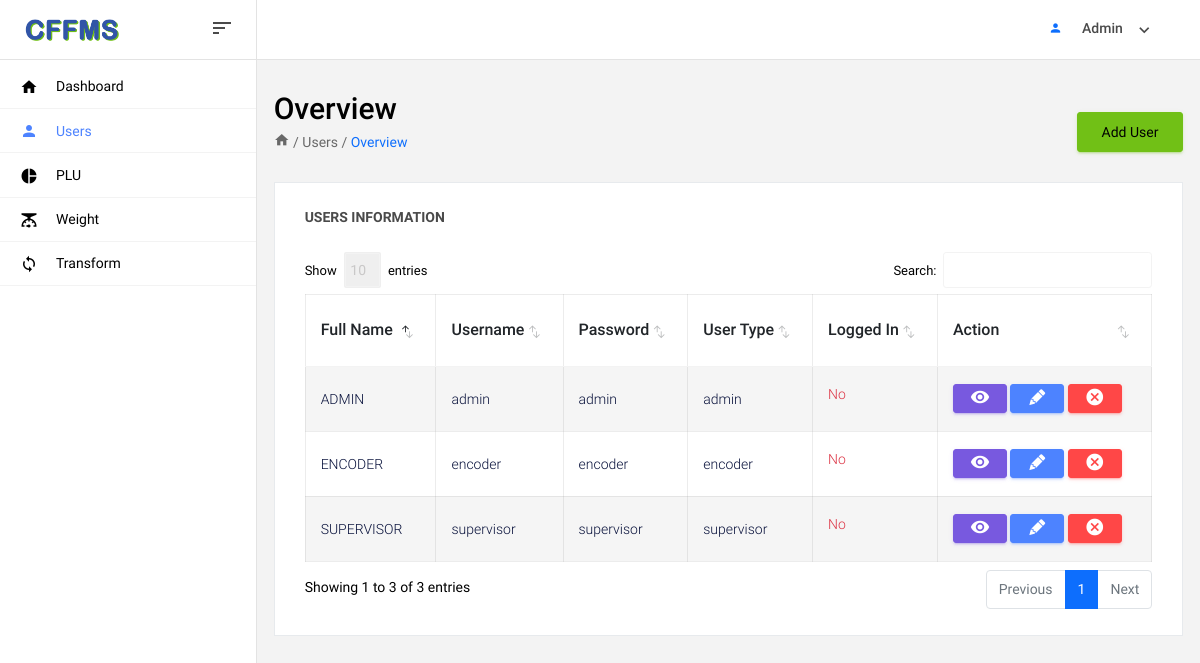
Page /users.php (signed in) on the committed database.
### tables this page shows
CREATE TABLE `user` (
  `id` int(11) NOT NULL,
  `full_name` varchar(100) NOT NULL,
  `username` varchar(100) NOT NULL,
  `password` varchar(100) NOT NULL,
  `user_type` varchar(50) NOT NULL,
  `added_by` varchar(100) NOT NULL,
  `added_on` date NOT NULL,
  `updated_by` varchar(100) NOT NULL,
  `updated_on` date NOT NULL,
  `deleted_by` varchar(100) NOT NULL,
  `deleted_on` date NOT NULL,
  `is_logged_in` tinyint(1) NOT NULL,
  `is_deleted` tinyint(1) NOT NULL
);

### db/connector.php (called while the page is built)
<?php
  class DBConnection {
    private $host = "localhost";
    private $user = "root";
    private $pass = "";
    private $db = "cffms";
    protected function connect() {
      $dsn = 'mysql:host=' . $this->host . ';dbname=' . $this->db;
      $pdo = new PDO($dsn, $this->user, $this->pass);
      $pdo->setAttribute(PDO::ATTR_DEFAULT_FETCH_MODE, PDO::FETCH_ASSOC);
      return $pdo;
    }
  }
?>

### models/user-facade.php (called while the page is built, shortened)
<?php
  class UserFacade extends DBConnection {
    public function fetchAllUser() {
      $sql = $this->connect()->prepare("SELECT * FROM user WHERE is_deleted = 0");
      $sql->execute();
      return $sql;
    }
  }
?>

### users.php (the view, shortened to what this page needs)
<?php
	include('layout/header.php');
	include('db/connector.php');
	include('models/user-facade.php');
	$userFacade = new UserFacade;
  if (isset($_SESSION["full_name"])) {
		$fullName = $_SESSION["full_name"];
	}
  if (isset($_SESSION["user_type"])) {
		$userType = $_SESSION["user_type"];
	}
?>
	<nav class="navbar col-lg-12 col-12 p-0 fixed-top d-flex flex-row">
    <div class="navbar-brand-wrapper d-flex justify-content-center">
			<div class="navbar-brand-inner-wrapper d-flex justify-content-between align-items-center w-100">
				<a class="navbar-brand brand-logo" href="index.php"><img class="w-100" src="images/logo-1.png" alt="logo"/></a>
				<button class="navbar-toggler navbar-toggler align-self-center" type="button" data-toggle="minimize">
					<span class="mdi mdi-sort-variant"></span>
				</button>
			</div>
		</div>
		<div class="navbar-menu-wrapper d-flex align-items-center justify-content-end">
			<ul class="navbar-nav navbar-nav-right">
				<li class="nav-item nav-profile dropdown">
					<a class="nav-link dropdown-toggle" href="#" data-bs-toggle="dropdown" id="profileDropdown">
					<i class="mdi mdi-account text-primary"></i>
						<span class="nav-profile-name"><?= $fullName ?></span>
					</a>
				</li>
			</ul>
		</div>
	</nav>
  <div class="container-fluid page-body-wrapper">
    <nav class="sidebar sidebar-offcanvas" id="sidebar">
      <ul class="nav">
        <li class="nav-item">
          <a class="nav-link" href="index.php">
            <i class="mdi mdi-home menu-icon"></i>
            <span class="menu-title">Dashboard</span>
          </a>
        </li>
        <?php if ($userType == 'admin') { ?>
          <li class="nav-item">
            <a class="nav-link" href="users.php">
              <i class="mdi mdi-account menu-icon"></i>
              <span class="menu-title">Users</span>
            </a>
          </li>
          <li class="nav-item">
            <a class="nav-link" href="plu.php">
              <i class="mdi mdi-chart-pie menu-icon"></i>
              <span class="menu-title">PLU</span>
            </a>
          </li>
        <?php } ?>
        <li class="nav-item">
          <a class="nav-link" href="weight.php">
            <i class="mdi mdi-scale menu-icon"></i>
            <span class="menu-title">Weight</span>
          </a>
        </li>
        <li class="nav-item">
          <a class="nav-link" href="transform.php">
            <i class="mdi mdi-sync menu-icon"></i>
            <span class="menu-title">Transform</span>
          </a>
        </li>
      </ul>
    </nav>
    <div class="main-panel">
      <div class="content-wrapper">
        <div class="row">
          <div class="col-md-12 grid-margin">
            <div class="d-flex justify-content-between flex-wrap">
              <div class="d-flex align-items-end flex-wrap">
                <div class="me-md-3 me-xl-5">
                  <h2>Overview</h2>
                  <div class="d-flex">
                    <i class="mdi mdi-home text-muted hover-cursor"></i>
                    <p class="text-muted mb-0 hover-cursor">&nbsp;/&nbsp;<a href="plu.php" class="text-decoration-none text-reset">Users</a>&nbsp;/&nbsp;</p>
                    <p class="text-primary mb-0 hover-cursor">Overview</p>
                  </div>
                </div>
              </div>
              <div class="d-flex justify-content-between align-items-end flex-wrap">
                <a class="btn btn-success mt-2 mt-xl-0" href="add-user.php">Add User</a>
              </div>
            </div>
          </div>
        </div>
        <div class="row">
          <div class="col-md-12 stretch-card">
            <div class="card">
              <div class="card-body">
                <p class="card-title">Users Information</p>
                <div class="table-responsive">
                  <table class="table">
                    <thead>
                      <tr>
                        <th>Full Name</th>
                        <th>Username</th>
                        <th>Password</th>
                        <th>User Type</th>
                        <th>Logged In</th>
                        <th>Action</th>
                      </tr>
                    </thead>
                    <tbody>
                      <?php
                        $users = $userFacade->fetchAllUser()->fetchAll();
                        foreach($users as $user) { ?>
                      <tr>
                        <td class="text-uppercase"><?= $user["full_name"] ?></td>
                        <td><?= $user["username"] ?></td>
                        <td><?= $user["password"] ?></td>
                        <td><?= $user["user_type"] ?></td>
                        <td>
                          <?php
                            if ($user["is_logged_in"] == 0) {
                              echo '<p class="text-danger">No</p>';
                            } else {
                              echo '<p class="text-success">Yes</p>';
                            }
                          ?>
                        </td>
                        <td>
                          <a class="btn btn-info" href="view-user.php?added_by=<?= $user["added_by"] ?>&added_on=<?= $user["added_on"] ?>&updated_by=<?= $user["updated_by"] ?>&updated_on=<?= $user["updated_on"] ?>&deleted_by=<?= $user["deleted_by"] ?>&deleted_on=<?= $user["deleted_on"] ?>"><i class="mdi mdi-eye"></i></a>
                          <a class="btn btn-primary text-white" href="update-user.php?id=<?= $user["id"] ?>&full_name=<?= $user["full_name"] ?>&username=<?= $user["username"] ?>&password=<?= $user["password"] ?>"><i class="mdi mdi-lead-pencil"></i></a>
                          <a class="btn btn-danger text-white" href="delete-user.php?id=<?= $user["id"] ?>&deleted_by=<?= $fullName ?>"><i class="mdi mdi-close-circle"></i></a>
                        </td>
                      </tr>
                      <?php } ?>
                    </tbody>
                  </table>
                </div>
              </div>
            </div>
          </div>
        </div>
      </div>
    </div>
  </div>
<?php include('layout/footer.php') ?>

### rows in the picture
user: full_name "ADMIN", username "admin", password "admin", user_type "admin", is_logged_in "No"
user: full_name "ENCODER", username "encoder", password "encoder", user_type "encoder", is_logged_in "No"
user: full_name "SUPERVISOR", username "supervisor", password "supervisor", user_type "supervisor", is_logged_in "No"

### other values in the picture
$fullName "Admin"
